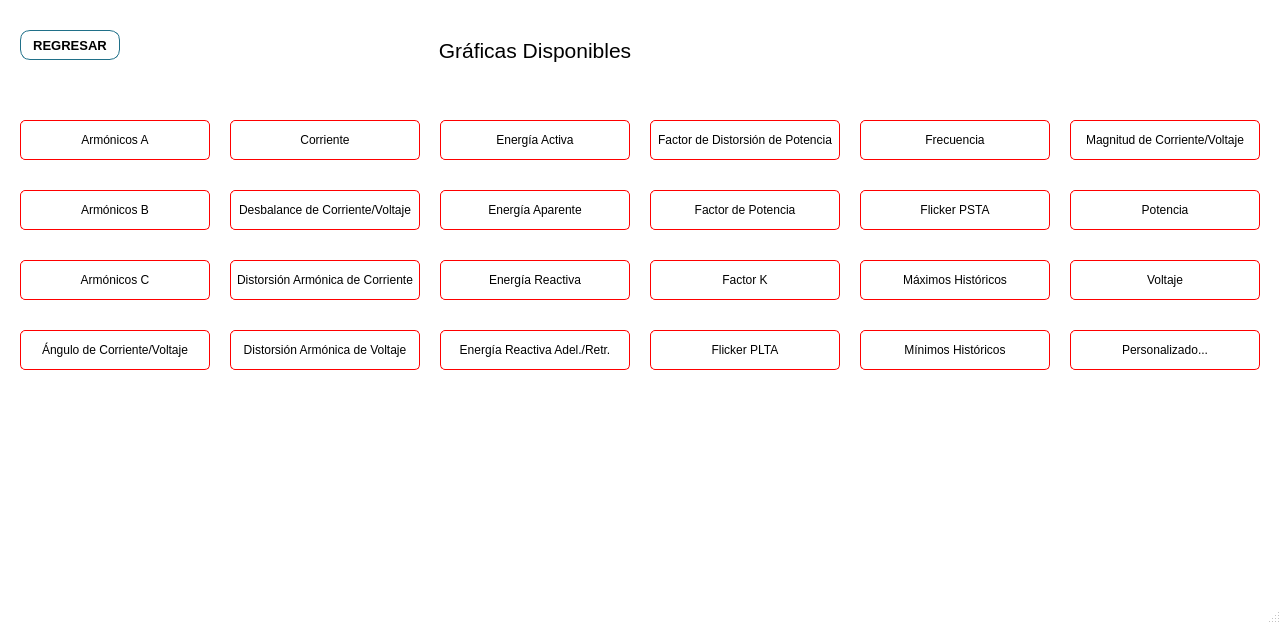
<?xml version="1.0" encoding="UTF-8"?>
<ui version="4.0">
 <class>graphics_menu</class>
 <widget class="QMainWindow" name="graphics_menu">
  <property name="geometry">
   <rect>
    <x>0</x>
    <y>0</y>
    <width>1281</width>
    <height>624</height>
   </rect>
  </property>
  <property name="cursor">
   <cursorShape>ArrowCursor</cursorShape>
  </property>
  <property name="windowTitle">
   <string>EPSOL Soluciones en Sistemas de Potencia y Energía SA de CV</string>
  </property>
  <property name="windowIcon">
   <iconset resource="Logo/Epsol_Logo.qrc">
    <normaloff>:/EPSOL_ICO/LogoEpsol.ico</normaloff>:/EPSOL_ICO/LogoEpsol.ico</iconset>
  </property>
  <property name="styleSheet">
   <string notr="true">QMainWindow{
						background-color: rgb(255,255,255);
						}

QPushButton{
							
							border-style: solid;
							border-width: 1px;
							border-color: rgb(0, 0, 0);
							color: rgb(0, 0, 0);
							border-radius: 5px;
   						    background-color: qlineargradient(spread:pad, x1:0.965909, y1:0, x2:1, y2:1, stop:0 													rgba(252, 252, 252, 255), stop:0.573864 rgba(226, 226, 226, 255));
    					}

QPushButton:hover {
   						background: qradialgradient(cx: 0.3, cy: -0.4, fx: 0.3, fy: -0.4, radius: 1.35, stop: 0 
                       #fff, stop: 1 #bbb  );
   								 }

QPushButton:pressed {
    border-style: inset;
    background: qradialgradient(
        cx: 0.4, cy: -0.1, fx: 0.4, fy: -0.1,
        radius: 1.35, stop: 0 #fff, stop: 1 #ddd
        );
    }

</string>
  </property>
  <property name="windowFilePath">
   <string/>
  </property>
  <widget class="QWidget" name="centralwidget">
   <widget class="QLabel" name="titte_label">
    <property name="geometry">
     <rect>
      <x>240</x>
      <y>20</y>
      <width>590</width>
      <height>60</height>
     </rect>
    </property>
    <property name="font">
     <font>
      <family>Arial</family>
      <pointsize>16</pointsize>
     </font>
    </property>
    <property name="text">
     <string>Gráficas Disponibles</string>
    </property>
    <property name="alignment">
     <set>Qt::AlignCenter</set>
    </property>
   </widget>
   <widget class="QPushButton" name="PF">
    <property name="enabled">
     <bool>false</bool>
    </property>
    <property name="geometry">
     <rect>
      <x>650</x>
      <y>190</y>
      <width>190</width>
      <height>40</height>
     </rect>
    </property>
    <property name="font">
     <font>
      <family>Arial</family>
     </font>
    </property>
    <property name="cursor">
     <cursorShape>PointingHandCursor</cursorShape>
    </property>
    <property name="toolTip">
     <string>Carga los archivos .csv</string>
    </property>
    <property name="styleSheet">
     <string notr="true">border-color: rgb(255, 0, 0);</string>
    </property>
    <property name="text">
     <string>Factor de Potencia</string>
    </property>
   </widget>
   <widget class="QPushButton" name="HRMA">
    <property name="enabled">
     <bool>false</bool>
    </property>
    <property name="geometry">
     <rect>
      <x>20</x>
      <y>120</y>
      <width>190</width>
      <height>40</height>
     </rect>
    </property>
    <property name="font">
     <font>
      <family>Arial</family>
     </font>
    </property>
    <property name="cursor">
     <cursorShape>PointingHandCursor</cursorShape>
    </property>
    <property name="toolTip">
     <string/>
    </property>
    <property name="styleSheet">
     <string notr="true">border-color: rgb(255, 0, 0);</string>
    </property>
    <property name="text">
     <string>Armónicos A</string>
    </property>
   </widget>
   <widget class="QPushButton" name="P">
    <property name="enabled">
     <bool>false</bool>
    </property>
    <property name="geometry">
     <rect>
      <x>1070</x>
      <y>190</y>
      <width>190</width>
      <height>40</height>
     </rect>
    </property>
    <property name="font">
     <font>
      <family>Arial</family>
     </font>
    </property>
    <property name="cursor">
     <cursorShape>PointingHandCursor</cursorShape>
    </property>
    <property name="toolTip">
     <string>Genera reporte en word</string>
    </property>
    <property name="styleSheet">
     <string notr="true">border-color: rgb(255, 0, 0);</string>
    </property>
    <property name="text">
     <string>Potencia</string>
    </property>
   </widget>
   <widget class="QLabel" name="logo_label">
    <property name="geometry">
     <rect>
      <x>60</x>
      <y>490</y>
      <width>161</width>
      <height>91</height>
     </rect>
    </property>
    <property name="styleSheet">
     <string notr="true">border-image: url(:/EPSOL/LogoEpsolCMYK.png);</string>
    </property>
    <property name="text">
     <string/>
    </property>
   </widget>
   <widget class="QPushButton" name="WH">
    <property name="enabled">
     <bool>false</bool>
    </property>
    <property name="geometry">
     <rect>
      <x>440</x>
      <y>120</y>
      <width>190</width>
      <height>40</height>
     </rect>
    </property>
    <property name="font">
     <font>
      <family>Arial</family>
     </font>
    </property>
    <property name="cursor">
     <cursorShape>PointingHandCursor</cursorShape>
    </property>
    <property name="toolTip">
     <string>Genera reporte en word</string>
    </property>
    <property name="styleSheet">
     <string notr="true">border-color: rgb(255, 0, 0);</string>
    </property>
    <property name="text">
     <string>Energía Activa</string>
    </property>
   </widget>
   <widget class="QPushButton" name="V">
    <property name="enabled">
     <bool>false</bool>
    </property>
    <property name="geometry">
     <rect>
      <x>1070</x>
      <y>260</y>
      <width>190</width>
      <height>40</height>
     </rect>
    </property>
    <property name="font">
     <font>
      <family>Arial</family>
     </font>
    </property>
    <property name="cursor">
     <cursorShape>PointingHandCursor</cursorShape>
    </property>
    <property name="toolTip">
     <string>Genera reporte en word</string>
    </property>
    <property name="styleSheet">
     <string notr="true">border-color: rgb(255, 0, 0);
</string>
    </property>
    <property name="text">
     <string>Voltaje</string>
    </property>
   </widget>
   <widget class="QPushButton" name="FR">
    <property name="enabled">
     <bool>false</bool>
    </property>
    <property name="geometry">
     <rect>
      <x>860</x>
      <y>120</y>
      <width>190</width>
      <height>40</height>
     </rect>
    </property>
    <property name="font">
     <font>
      <family>Arial</family>
     </font>
    </property>
    <property name="cursor">
     <cursorShape>PointingHandCursor</cursorShape>
    </property>
    <property name="toolTip">
     <string>Genera reporte en word</string>
    </property>
    <property name="styleSheet">
     <string notr="true">border-color: rgb(255, 0, 0);</string>
    </property>
    <property name="text">
     <string>Frecuencia</string>
    </property>
   </widget>
   <widget class="QPushButton" name="THDI">
    <property name="enabled">
     <bool>false</bool>
    </property>
    <property name="geometry">
     <rect>
      <x>230</x>
      <y>260</y>
      <width>190</width>
      <height>40</height>
     </rect>
    </property>
    <property name="font">
     <font>
      <family>Arial</family>
     </font>
    </property>
    <property name="cursor">
     <cursorShape>PointingHandCursor</cursorShape>
    </property>
    <property name="toolTip">
     <string>Genera reporte en word</string>
    </property>
    <property name="styleSheet">
     <string notr="true">border-color: rgb(255, 0, 0);</string>
    </property>
    <property name="text">
     <string>Distorsión Armónica de Corriente</string>
    </property>
   </widget>
   <widget class="QPushButton" name="KF">
    <property name="enabled">
     <bool>false</bool>
    </property>
    <property name="geometry">
     <rect>
      <x>650</x>
      <y>260</y>
      <width>190</width>
      <height>40</height>
     </rect>
    </property>
    <property name="font">
     <font>
      <family>Arial</family>
     </font>
    </property>
    <property name="cursor">
     <cursorShape>PointingHandCursor</cursorShape>
    </property>
    <property name="toolTip">
     <string>Genera reporte en word</string>
    </property>
    <property name="styleSheet">
     <string notr="true">border-color: rgb(255, 0, 0);</string>
    </property>
    <property name="text">
     <string>Factor K</string>
    </property>
   </widget>
   <widget class="QPushButton" name="DP">
    <property name="enabled">
     <bool>false</bool>
    </property>
    <property name="geometry">
     <rect>
      <x>650</x>
      <y>120</y>
      <width>190</width>
      <height>40</height>
     </rect>
    </property>
    <property name="font">
     <font>
      <family>Arial</family>
     </font>
    </property>
    <property name="cursor">
     <cursorShape>PointingHandCursor</cursorShape>
    </property>
    <property name="toolTip">
     <string>Genera reporte en word</string>
    </property>
    <property name="styleSheet">
     <string notr="true">border-color: rgb(255, 0, 0);</string>
    </property>
    <property name="text">
     <string>Factor de Distorsión de Potencia</string>
    </property>
   </widget>
   <widget class="QPushButton" name="IMB">
    <property name="enabled">
     <bool>false</bool>
    </property>
    <property name="geometry">
     <rect>
      <x>230</x>
      <y>190</y>
      <width>190</width>
      <height>40</height>
     </rect>
    </property>
    <property name="font">
     <font>
      <family>Arial</family>
     </font>
    </property>
    <property name="cursor">
     <cursorShape>PointingHandCursor</cursorShape>
    </property>
    <property name="toolTip">
     <string>Genera reporte en word</string>
    </property>
    <property name="styleSheet">
     <string notr="true">border-color: rgb(255, 0, 0);</string>
    </property>
    <property name="text">
     <string>Desbalance de Corriente/Voltaje</string>
    </property>
   </widget>
   <widget class="QPushButton" name="PLT">
    <property name="enabled">
     <bool>false</bool>
    </property>
    <property name="geometry">
     <rect>
      <x>650</x>
      <y>330</y>
      <width>190</width>
      <height>40</height>
     </rect>
    </property>
    <property name="font">
     <font>
      <family>Arial</family>
     </font>
    </property>
    <property name="cursor">
     <cursorShape>PointingHandCursor</cursorShape>
    </property>
    <property name="toolTip">
     <string>Genera reporte en word</string>
    </property>
    <property name="styleSheet">
     <string notr="true">border-color: rgb(255, 0, 0);</string>
    </property>
    <property name="text">
     <string>Flicker PLTA</string>
    </property>
   </widget>
   <widget class="QPushButton" name="MAG">
    <property name="enabled">
     <bool>false</bool>
    </property>
    <property name="geometry">
     <rect>
      <x>1070</x>
      <y>120</y>
      <width>190</width>
      <height>40</height>
     </rect>
    </property>
    <property name="font">
     <font>
      <family>Arial</family>
     </font>
    </property>
    <property name="cursor">
     <cursorShape>PointingHandCursor</cursorShape>
    </property>
    <property name="toolTip">
     <string>Genera reporte en word</string>
    </property>
    <property name="styleSheet">
     <string notr="true">border-color: rgb(255, 0, 0);</string>
    </property>
    <property name="text">
     <string>Magnitud de Corriente/Voltaje</string>
    </property>
   </widget>
   <widget class="QPushButton" name="ANG">
    <property name="enabled">
     <bool>false</bool>
    </property>
    <property name="geometry">
     <rect>
      <x>20</x>
      <y>330</y>
      <width>190</width>
      <height>40</height>
     </rect>
    </property>
    <property name="font">
     <font>
      <family>Arial</family>
     </font>
    </property>
    <property name="cursor">
     <cursorShape>PointingHandCursor</cursorShape>
    </property>
    <property name="toolTip">
     <string>Genera reporte en word</string>
    </property>
    <property name="styleSheet">
     <string notr="true">border-color: rgb(255, 0, 0);</string>
    </property>
    <property name="text">
     <string>Ángulo de Corriente/Voltaje</string>
    </property>
   </widget>
   <widget class="QPushButton" name="MN">
    <property name="enabled">
     <bool>false</bool>
    </property>
    <property name="geometry">
     <rect>
      <x>860</x>
      <y>330</y>
      <width>190</width>
      <height>40</height>
     </rect>
    </property>
    <property name="font">
     <font>
      <family>Arial</family>
     </font>
    </property>
    <property name="cursor">
     <cursorShape>PointingHandCursor</cursorShape>
    </property>
    <property name="toolTip">
     <string>Genera reporte en word</string>
    </property>
    <property name="styleSheet">
     <string notr="true">border-color: rgb(255, 0, 0);</string>
    </property>
    <property name="text">
     <string>Mínimos Históricos</string>
    </property>
   </widget>
   <widget class="QPushButton" name="MX">
    <property name="enabled">
     <bool>false</bool>
    </property>
    <property name="geometry">
     <rect>
      <x>860</x>
      <y>260</y>
      <width>190</width>
      <height>40</height>
     </rect>
    </property>
    <property name="font">
     <font>
      <family>Arial</family>
     </font>
    </property>
    <property name="cursor">
     <cursorShape>PointingHandCursor</cursorShape>
    </property>
    <property name="toolTip">
     <string>Genera reporte en word</string>
    </property>
    <property name="styleSheet">
     <string notr="true">border-color: rgb(255, 0, 0);</string>
    </property>
    <property name="text">
     <string>Máximos Históricos</string>
    </property>
   </widget>
   <widget class="QPushButton" name="custom_button">
    <property name="enabled">
     <bool>false</bool>
    </property>
    <property name="geometry">
     <rect>
      <x>1070</x>
      <y>330</y>
      <width>190</width>
      <height>40</height>
     </rect>
    </property>
    <property name="font">
     <font>
      <family>Arial</family>
     </font>
    </property>
    <property name="cursor">
     <cursorShape>PointingHandCursor</cursorShape>
    </property>
    <property name="toolTip">
     <string>Genera reporte en word</string>
    </property>
    <property name="styleSheet">
     <string notr="true">border-color: rgb(255, 0, 0);</string>
    </property>
    <property name="text">
     <string>Personalizado...</string>
    </property>
   </widget>
   <widget class="QPushButton" name="UH">
    <property name="enabled">
     <bool>false</bool>
    </property>
    <property name="geometry">
     <rect>
      <x>440</x>
      <y>190</y>
      <width>190</width>
      <height>40</height>
     </rect>
    </property>
    <property name="font">
     <font>
      <family>Arial</family>
     </font>
    </property>
    <property name="cursor">
     <cursorShape>PointingHandCursor</cursorShape>
    </property>
    <property name="toolTip">
     <string>Genera reporte en word</string>
    </property>
    <property name="styleSheet">
     <string notr="true">border-color: rgb(255, 0, 0);</string>
    </property>
    <property name="text">
     <string>Energía Aparente</string>
    </property>
   </widget>
   <widget class="QPushButton" name="QH">
    <property name="enabled">
     <bool>false</bool>
    </property>
    <property name="geometry">
     <rect>
      <x>440</x>
      <y>260</y>
      <width>190</width>
      <height>40</height>
     </rect>
    </property>
    <property name="font">
     <font>
      <family>Arial</family>
     </font>
    </property>
    <property name="cursor">
     <cursorShape>PointingHandCursor</cursorShape>
    </property>
    <property name="toolTip">
     <string>Genera reporte en word</string>
    </property>
    <property name="styleSheet">
     <string notr="true">border-color: rgb(255, 0, 0);</string>
    </property>
    <property name="text">
     <string>Energía Reactiva</string>
    </property>
   </widget>
   <widget class="QPushButton" name="VARH">
    <property name="enabled">
     <bool>false</bool>
    </property>
    <property name="geometry">
     <rect>
      <x>440</x>
      <y>330</y>
      <width>190</width>
      <height>40</height>
     </rect>
    </property>
    <property name="font">
     <font>
      <family>Arial</family>
     </font>
    </property>
    <property name="cursor">
     <cursorShape>PointingHandCursor</cursorShape>
    </property>
    <property name="toolTip">
     <string>Genera reporte en word</string>
    </property>
    <property name="styleSheet">
     <string notr="true">border-color: rgb(255, 0, 0);</string>
    </property>
    <property name="text">
     <string>Energía Reactiva Adel./Retr.</string>
    </property>
   </widget>
   <widget class="QPushButton" name="HRMC">
    <property name="enabled">
     <bool>false</bool>
    </property>
    <property name="geometry">
     <rect>
      <x>20</x>
      <y>260</y>
      <width>190</width>
      <height>40</height>
     </rect>
    </property>
    <property name="font">
     <font>
      <family>Arial</family>
     </font>
    </property>
    <property name="cursor">
     <cursorShape>PointingHandCursor</cursorShape>
    </property>
    <property name="toolTip">
     <string/>
    </property>
    <property name="styleSheet">
     <string notr="true">border-color: rgb(255, 0, 0);</string>
    </property>
    <property name="text">
     <string>Armónicos C</string>
    </property>
   </widget>
   <widget class="QPushButton" name="PST">
    <property name="enabled">
     <bool>false</bool>
    </property>
    <property name="geometry">
     <rect>
      <x>860</x>
      <y>190</y>
      <width>190</width>
      <height>40</height>
     </rect>
    </property>
    <property name="font">
     <font>
      <family>Arial</family>
     </font>
    </property>
    <property name="cursor">
     <cursorShape>PointingHandCursor</cursorShape>
    </property>
    <property name="toolTip">
     <string>Genera reporte en word</string>
    </property>
    <property name="styleSheet">
     <string notr="true">border-color: rgb(255, 0, 0);
</string>
    </property>
    <property name="text">
     <string>Flicker PSTA</string>
    </property>
   </widget>
   <widget class="QPushButton" name="HRMB">
    <property name="enabled">
     <bool>false</bool>
    </property>
    <property name="geometry">
     <rect>
      <x>20</x>
      <y>190</y>
      <width>190</width>
      <height>40</height>
     </rect>
    </property>
    <property name="font">
     <font>
      <family>Arial</family>
     </font>
    </property>
    <property name="cursor">
     <cursorShape>PointingHandCursor</cursorShape>
    </property>
    <property name="toolTip">
     <string/>
    </property>
    <property name="styleSheet">
     <string notr="true">border-color: rgb(255, 0, 0);</string>
    </property>
    <property name="text">
     <string>Armónicos B</string>
    </property>
   </widget>
   <widget class="QPushButton" name="backButton">
    <property name="geometry">
     <rect>
      <x>20</x>
      <y>30</y>
      <width>100</width>
      <height>30</height>
     </rect>
    </property>
    <property name="font">
     <font>
      <family>Arial</family>
      <pointsize>10</pointsize>
      <weight>75</weight>
      <bold>true</bold>
     </font>
    </property>
    <property name="styleSheet">
     <string notr="true">border-radius:10px;
border-color: rgb(32, 112, 137);</string>
    </property>
    <property name="text">
     <string>REGRESAR</string>
    </property>
    <property name="iconSize">
     <size>
      <width>16</width>
      <height>16</height>
     </size>
    </property>
   </widget>
   <widget class="QPushButton" name="I">
    <property name="enabled">
     <bool>false</bool>
    </property>
    <property name="geometry">
     <rect>
      <x>230</x>
      <y>120</y>
      <width>190</width>
      <height>40</height>
     </rect>
    </property>
    <property name="font">
     <font>
      <family>Arial</family>
     </font>
    </property>
    <property name="cursor">
     <cursorShape>PointingHandCursor</cursorShape>
    </property>
    <property name="toolTip">
     <string>Genera reporte en word</string>
    </property>
    <property name="styleSheet">
     <string notr="true">border-color: rgb(255, 0, 0);</string>
    </property>
    <property name="text">
     <string>Corriente</string>
    </property>
   </widget>
   <widget class="QPushButton" name="THDV">
    <property name="enabled">
     <bool>false</bool>
    </property>
    <property name="geometry">
     <rect>
      <x>230</x>
      <y>330</y>
      <width>190</width>
      <height>40</height>
     </rect>
    </property>
    <property name="font">
     <font>
      <family>Arial</family>
     </font>
    </property>
    <property name="cursor">
     <cursorShape>PointingHandCursor</cursorShape>
    </property>
    <property name="toolTip">
     <string>Genera reporte en word</string>
    </property>
    <property name="styleSheet">
     <string notr="true">border-color: rgb(255, 0, 0);</string>
    </property>
    <property name="text">
     <string>Distorsión Armónica de Voltaje</string>
    </property>
   </widget>
  </widget>
  <widget class="QStatusBar" name="statusbar"/>
  <action name="actionAbout">
   <property name="text">
    <string>About</string>
   </property>
  </action>
 </widget>
 <tabstops>
  <tabstop>P</tabstop>
  <tabstop>WH</tabstop>
  <tabstop>V</tabstop>
  <tabstop>HRMA</tabstop>
  <tabstop>FR</tabstop>
  <tabstop>THDI</tabstop>
  <tabstop>KF</tabstop>
  <tabstop>DP</tabstop>
  <tabstop>IMB</tabstop>
  <tabstop>PLT</tabstop>
  <tabstop>MAG</tabstop>
  <tabstop>PF</tabstop>
  <tabstop>MN</tabstop>
  <tabstop>ANG</tabstop>
  <tabstop>MX</tabstop>
  <tabstop>custom_button</tabstop>
  <tabstop>UH</tabstop>
  <tabstop>QH</tabstop>
  <tabstop>VARH</tabstop>
  <tabstop>HRMC</tabstop>
  <tabstop>PST</tabstop>
  <tabstop>HRMB</tabstop>
  <tabstop>backButton</tabstop>
 </tabstops>
 <resources>
  <include location="Logo/Epsol_Logo.qrc"/>
 </resources>
 <connections/>
</ui>
